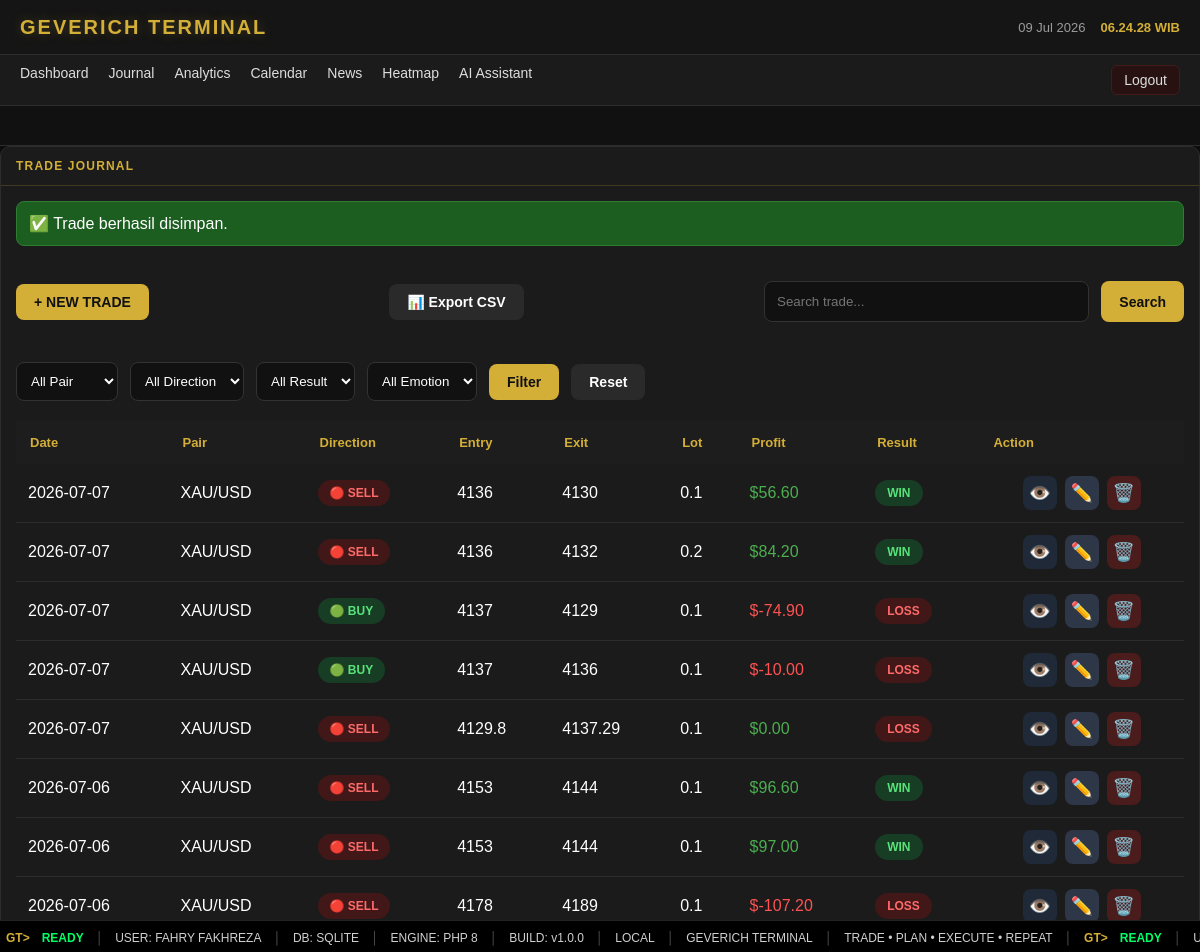
The page /?page=journal&success=1 (signed in) on the database as committed earlier.
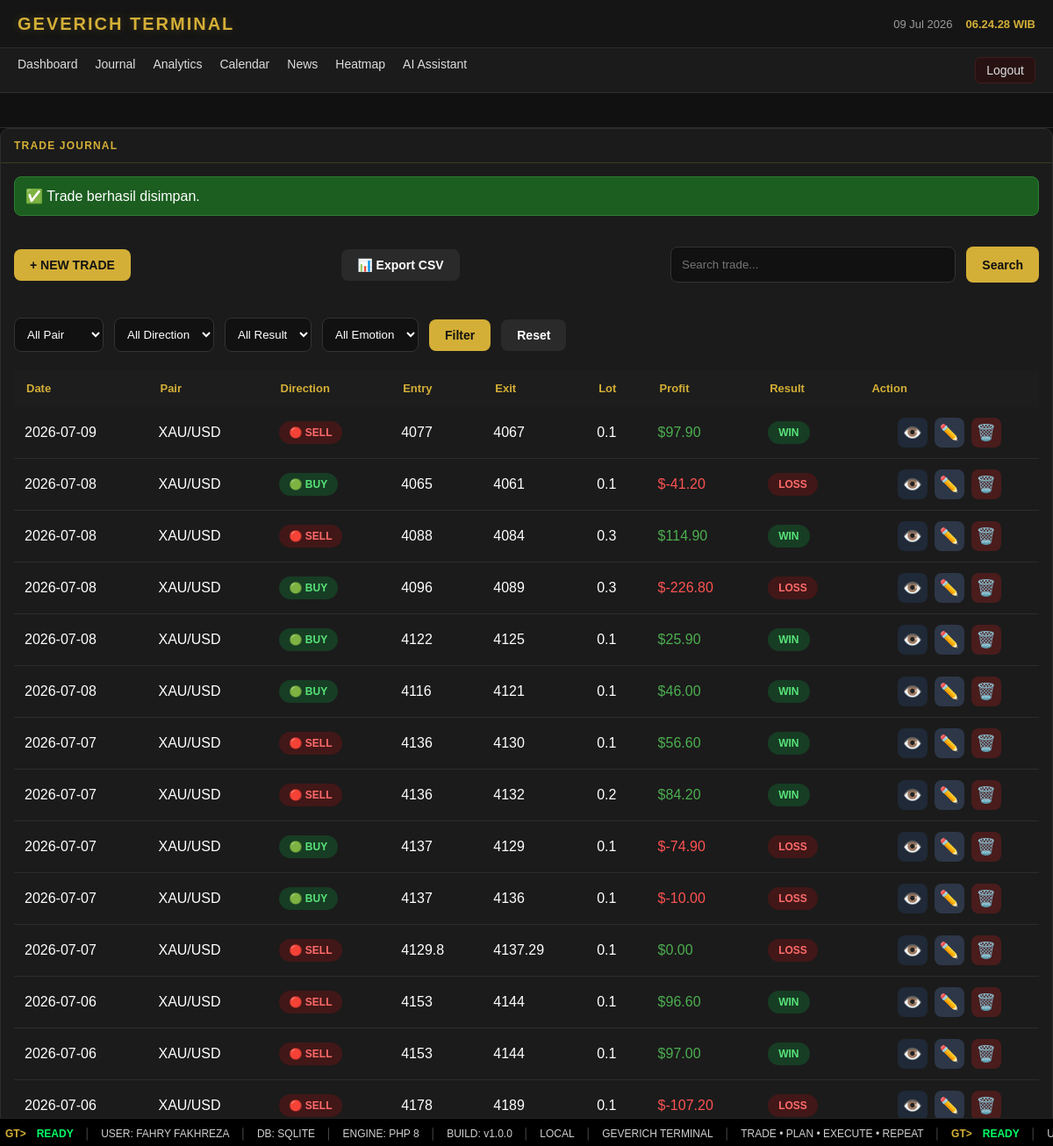
The same page on the database as committed later.
### tables this page shows
CREATE TABLE trades (

id INTEGER PRIMARY KEY AUTOINCREMENT,

tanggal TEXT NOT NULL,

pair TEXT NOT NULL,

direction TEXT NOT NULL,

entry_price REAL NOT NULL,

sl REAL,

tp REAL,

exit_price REAL,

lot REAL,

profit_usd REAL DEFAULT 0,

hasil TEXT,

emotion TEXT,

note TEXT,

created_at DATETIME DEFAULT CURRENT_TIMESTAMP

, user_id INTEGER DEFAULT 1, rr REAL DEFAULT 0, strategy TEXT);

### includes/auth.php (called while the page is built, shortened)
<?php
function isLoggedIn()
{
    return isset($_SESSION['user_id']);
}

### pages/journal.php (the view, shortened to what this page needs)
<?php
            require_once 'includes/auth.php';
            $userId = $_SESSION['user_id'];
$db = getDB();
            $sql = "SELECT * FROM trades WHERE user_id = ?";
            $params = [$userId];
$sql .= " ORDER BY tanggal DESC, id DESC";
$stmt = $db->prepare($sql);
$stmt->execute($params);
$trades = $stmt->fetchAll();
?>
<div class="card">
    <div class="panel-title">
        TRADE JOURNAL
    </div>
    <div class="panel-content">
        <?php if(isset($_GET['success'])): ?>
            <div class="success-box">
                ✅ Trade berhasil disimpan.
            </div>
        <?php endif; ?>
<div class="journal-header">
    <a href="?page=journal-create" class="btn btn-primary">
        + NEW TRADE
    </a>
   <a href="pages/export-csv.php" class="btn btn-secondary">
📊 Export CSV
</a>
    <form method="GET" class="journal-search">
        <input
            type="text"
            name="search"
            placeholder="Search trade..."
            value="<?= htmlspecialchars($_GET['search'] ?? '') ?>"
        >
        <button class="btn btn-primary">
            Search
        </button>
    </form>
</div>
    <form method="GET" class="journal-filter">
    <select name="pair">
        <option value="">All Pair</option>
    </select>
    <select name="direction">
    <option value="">All Direction</option>
</select>
<select name="hasil">
    <option value="">All Result</option>
</select>
<select name="emotion">
    <option value="">All Emotion</option>
</select>
    <button class="btn btn-primary">
        Filter
    </button>
    <a href="?page=journal" class="btn btn-secondary">
        Reset
    </a>
</form>
        <table class="trade-table">
            <thead>
            <tr>
                <th>Date</th>
                <th>Pair</th>
                <th>Direction</th>
                <th>Entry</th>
                <th>Exit</th>
                <th>Lot</th>
                <th>Profit</th>
                <th>Result</th>
                <th>Action</th>
            </tr>
            </thead>
            <tbody>
            <?php foreach($trades as $trade): ?>
            <tr>
                <td><?= $trade['tanggal'] ?></td>
                <td><?= $trade['pair'] ?></td>
<td>
<?php if($trade['direction']=="BUY"): ?>
<span class="badge badge-buy">
🟢 BUY
</span>
<?php else: ?>
<span class="badge badge-sell">
🔴 SELL
</span>
<?php endif; ?>
</td>
                <td><?= $trade['entry_price'] ?></td>
                <td><?= $trade['exit_price'] ?></td>
                <td><?= $trade['lot'] ?></td>
<td>
<?php
$profit=(float)$trade['profit_usd'];
?>
<span style="color:<?= $profit>=0 ? '#4caf50' : '#ff5252' ?>">
$<?= number_format($profit,2) ?>
</span>
</td>
                <td>
<?php
$class="badge-be";
if($trade['hasil']=="WIN"){
    $class="badge-win";
}
if($trade['hasil']=="LOSS"){
    $class="badge-loss";
}
?>
<span class="badge <?= $class ?>">
<?= $trade['hasil'] ?>
</span>
</td>
<td>
<div class="action-group">
<a href="?page=trade-view&id=<?= $trade['id'] ?>" class="action-btn view">
👁️
</a>
<a href="?page=trade-edit&id=<?= $trade['id'] ?>" class="action-btn edit">
✏️
</a>
<a href="pages/delete-trade.php?id=<?= $trade['id'] ?>"
class="action-btn delete"
onclick="return confirm('Yakin ingin menghapus trade ini?')">
🗑️
</a>
</div>
</td>
            </tr>
            <?php endforeach; ?>
            </tbody>
        </table>
    </div>
</div>

### includes/header.php (shortened to what this page needs)
<!DOCTYPE html>
<html lang="id">
<head>
<link rel="stylesheet" href="<?= BASE_URL ?>/assets/css/style.css">
</head>
<body>

### includes/navbar.php
<header class="topbar">
    <div class="logo">
        GEVERICH TERMINAL
    </div>
    <div class="topbar-right">
        <div id="todayDate"></div>
        <div id="clock"></div>
    </div>
</header>
<nav class="navbar">
    <a href="?page=dashboard">Dashboard</a>
    <a href="?page=journal">Journal</a>
    <a href="?page=analytics">Analytics</a>
    <a href="?page=calendar">Calendar</a>
    <a href="?page=news">News</a>
    <a href="?page=heatmap">Heatmap</a>
    <a href="index.php?page=ai">AI Assistant</a>
    <?php if (isLoggedIn()): ?>
        <a href="index.php?page=logout" class="nav-logout">
            Logout
        </a>
    <?php endif; ?>
</nav>

### includes/market-ticker.php (shortened to what this page needs)
<section class="market-ticker">
</section>

### index.php (shortened to what this page needs)
<?php
require_once 'includes/auth.php';
$page = $_GET['page'] ?? 'dashboard';
require_once 'includes/header.php';
require_once 'includes/navbar.php';
require_once 'includes/market-ticker.php';
switch ($page) {
    case 'journal':
        require 'pages/journal.php';
        break;
}
require_once 'includes/footer.php';

### includes/footer.php (shortened to what this page needs)
<footer class="terminal-status">
    <div class="ticker">
        <div class="ticker-content">
            <span class="gt">GT&gt;</span>
            <span class="ready">READY</span>
            <span class="sep">│</span>
            <span>USER: FAHRY FAKHREZA</span>
            <span class="sep">│</span>
            <span>DB: SQLITE</span>
            <span class="sep">│</span>
            <span>ENGINE: PHP 8</span>
            <span class="sep">│</span>
            <span>BUILD: v1.0.0</span>
            <span class="sep">│</span>
            <span>LOCAL</span>
            <span class="sep">│</span>
            <span>GEVERICH TERMINAL</span>
            <span class="sep">│</span>
            <span>TRADE • PLAN • EXECUTE • REPEAT</span>
            <span class="sep">│</span>
            <span class="gt">GT&gt;</span>
            <span class="ready">READY</span>
            <span class="sep">│</span>
            <span>USER: FAHRY FAKHREZA</span>
        </div>
    </div>
</footer>
</body>
</html>

Rows that differ between the two databases and show on the page:
added trades: tanggal "2026-07-09", pair "XAU/USD", direction "🔴 SELL", entry_price "4077", exit_price "4067", lot "0.1", profit_usd "97.90", hasil "WIN"
added trades: tanggal "2026-07-08", pair "XAU/USD", direction "🟢 BUY", entry_price "4065", exit_price "4061", lot "0.1", profit_usd "-41.20", hasil "LOSS"
added trades: tanggal "2026-07-08", pair "XAU/USD", direction "🔴 SELL", entry_price "4088", exit_price "4084", lot "0.3", profit_usd "114.90", hasil "WIN"
added trades: tanggal "2026-07-08", pair "XAU/USD", direction "🟢 BUY", entry_price "4096", exit_price "4089", lot "0.3", profit_usd "-226.80", hasil "LOSS"
added trades: tanggal "2026-07-08", pair "XAU/USD", direction "🟢 BUY", entry_price "4122", exit_price "4125", lot "0.1", profit_usd "25.90", hasil "WIN"
added trades: tanggal "2026-07-08", pair "XAU/USD", direction "🟢 BUY", entry_price "4116", exit_price "4121", lot "0.1", profit_usd "46.00", hasil "WIN"
